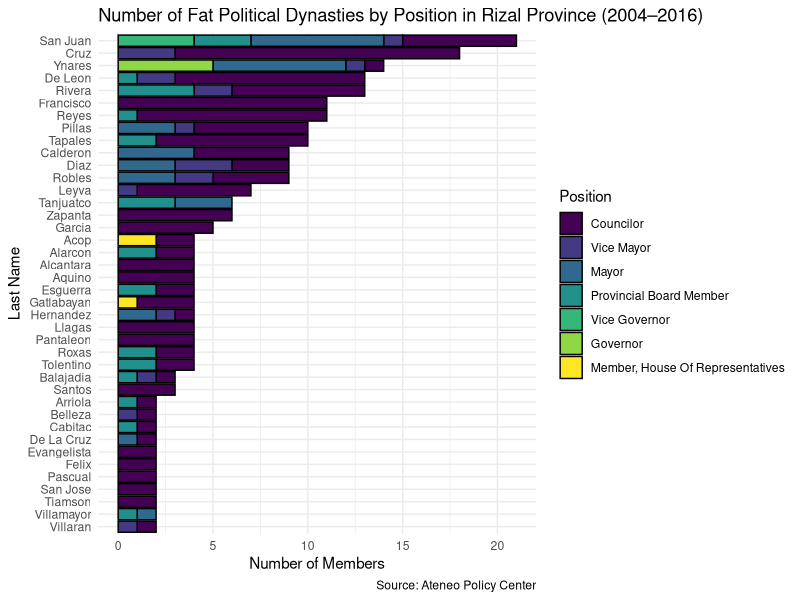
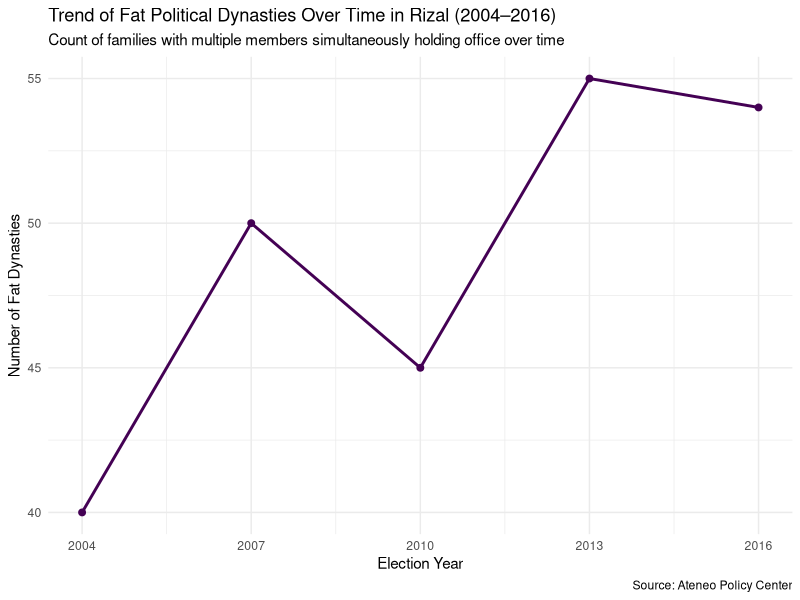
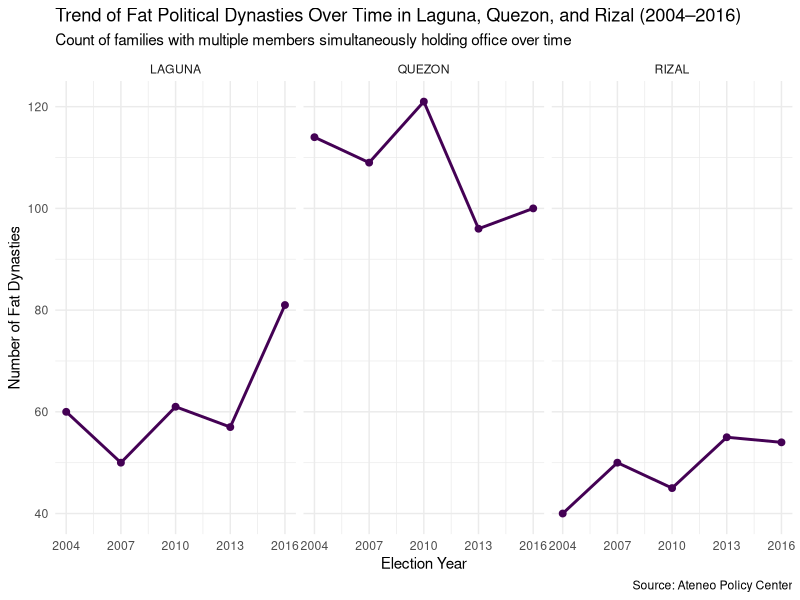
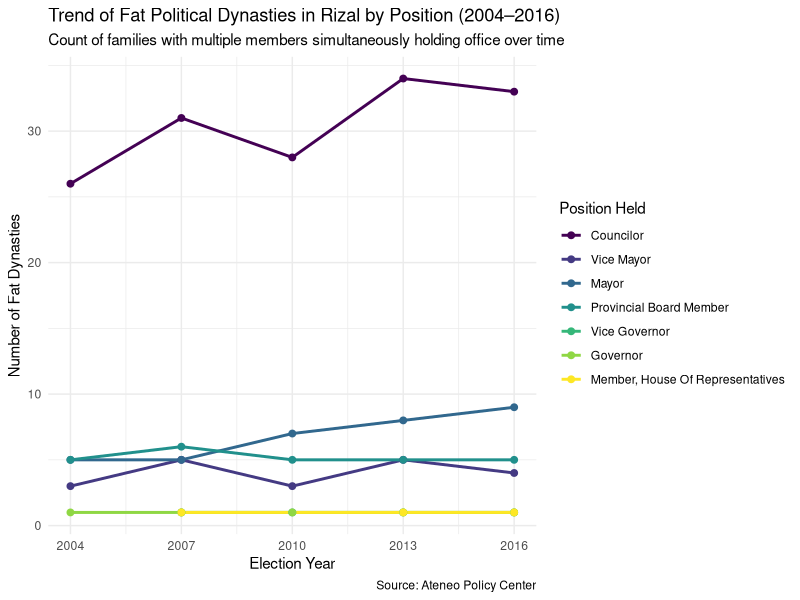
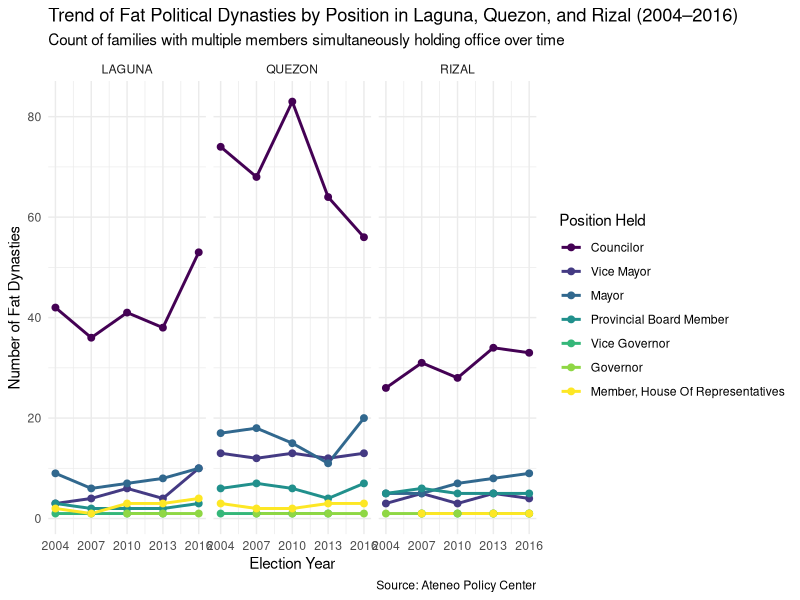

Generate these figures, in order, with R:
## ---- chunk 1
library(tidyverse)
library(readxl)
library(viridis)
## ---- chunk 2
dynasty <- read_excel("dynasty.xlsx")

dynasty <- dynasty %>% 
  mutate(`Last Name` = str_to_title(`Last Name`),
         Position = str_to_title(Position))
## ---- chunk 3
dynasty <- dynasty %>% 
   mutate(Position = fct_relevel(Position,
                                 "Councilor", 
                                 "Vice Mayor",
                                 "Mayor",
                                 "Provincial Board Member",
                                 "Vice Governor", 
                                 "Member, House of Representatives",
                                 "Governor", 
                                 ))

dynasty %>% 
  filter(Province == "RIZAL", fat == 1) %>% 
    ggplot(aes(x = after_stat(count), y = fct_rev(fct_infreq(`Last Name`)), fill = Position)) +
    geom_bar(stat = "count", position = "stack", color = "black") +
  labs(
      title = "Number of Fat Political Dynasties by Position in Rizal Province (2004–2016)",
      x = "Number of Members",
      y = "Last Name", 
      caption = "Source: Ateneo Policy Center"
    ) +
    theme_minimal() +
    scale_fill_viridis_d()
## ---- chunk 4
dynasty %>%
  filter(Province == "RIZAL", fat == 1) %>%
  group_by(Year) %>%
  summarise(Dynasty_Count = n()) %>%
  ungroup() %>%
  ggplot(aes(x = Year, y = Dynasty_Count)) +
 geom_line(color = "#440154FF", size = 1) + 
  geom_point(color = "#440154FF", size = 2) +
  labs(
    title = "Trend of Fat Political Dynasties Over Time in Rizal (2004–2016)",
    subtitle = "Count of families with multiple members simultaneously holding office over time",
    x = "Election Year",
    y = "Number of Fat Dynasties", 
    caption = "Source: Ateneo Policy Center"
  ) +
  scale_x_continuous(breaks = unique(dynasty$Year)) +
  scale_color_viridis_d() +
  theme_minimal()

dynasty %>%
  filter(Province %in% c("RIZAL", "LAGUNA", "QUEZON"), fat == 1) %>%
  group_by(Year, Province) %>%
  summarise(Dynasty_Count = n()) %>%
  ungroup() %>%
  ggplot(aes(x = Year, y = Dynasty_Count)) +
 geom_line(color = "#440154FF", size = 1) + 
  geom_point(color = "#440154FF", size = 2) +
  labs(
    title = "Trend of Fat Political Dynasties Over Time in Laguna, Quezon, and Rizal (2004–2016)",
    subtitle = "Count of families with multiple members simultaneously holding office over time",
    x = "Election Year",
    y = "Number of Fat Dynasties", 
    caption = "Source: Ateneo Policy Center"
  ) +
  scale_x_continuous(breaks = unique(dynasty$Year)) +
  scale_color_viridis_d() +
  theme_minimal() +
  facet_wrap(~Province, nrow = 1)


## ---- chunk 5
dynasty %>%
  filter(Province == "RIZAL", fat == 1) %>% 
  group_by(Year, Position) %>%
  summarise(fat_count = n(), .groups = 'drop') %>%
  ggplot(aes(x = Year, y = fat_count, color = Position)) +
  geom_line(size = 1) + 
  geom_point(size = 2) + 
  scale_color_viridis_d() +
  labs(
    title = "Trend of Fat Political Dynasties in Rizal by Position (2004–2016)",
    subtitle = "Count of families with multiple members simultaneously holding office over time",
    x = "Election Year",
    y = "Number of Fat Dynasties",
    color = "Position Held",
    caption = "Source: Ateneo Policy Center"
  ) +
  scale_x_continuous(breaks = unique(dynasty$Year)) +
  theme_minimal() 

dynasty %>%
  filter(Province %in% c("RIZAL", "LAGUNA", "QUEZON"), fat == 1) %>% 
  group_by(Year, Position, Province) %>%  
  summarise(fat_count = n(), .groups = 'drop') %>%
  ggplot(aes(x = Year, y = fat_count, color = Position)) +
  geom_line(size = 1) + 
  geom_point(size = 2) + 
  scale_color_viridis_d() +
  labs(
    title = "Trend of Fat Political Dynasties by Position in Laguna, Quezon, and Rizal (2004–2016)",
    subtitle = "Count of families with multiple members simultaneously holding office over time",
    x = "Election Year",
    y = "Number of Fat Dynasties",
    color = "Position Held",
    caption = "Source: Ateneo Policy Center"
  ) +
  scale_x_continuous(breaks = unique(dynasty$Year)) +
  theme_minimal() +
  facet_wrap(~Province, nrow = 1)

